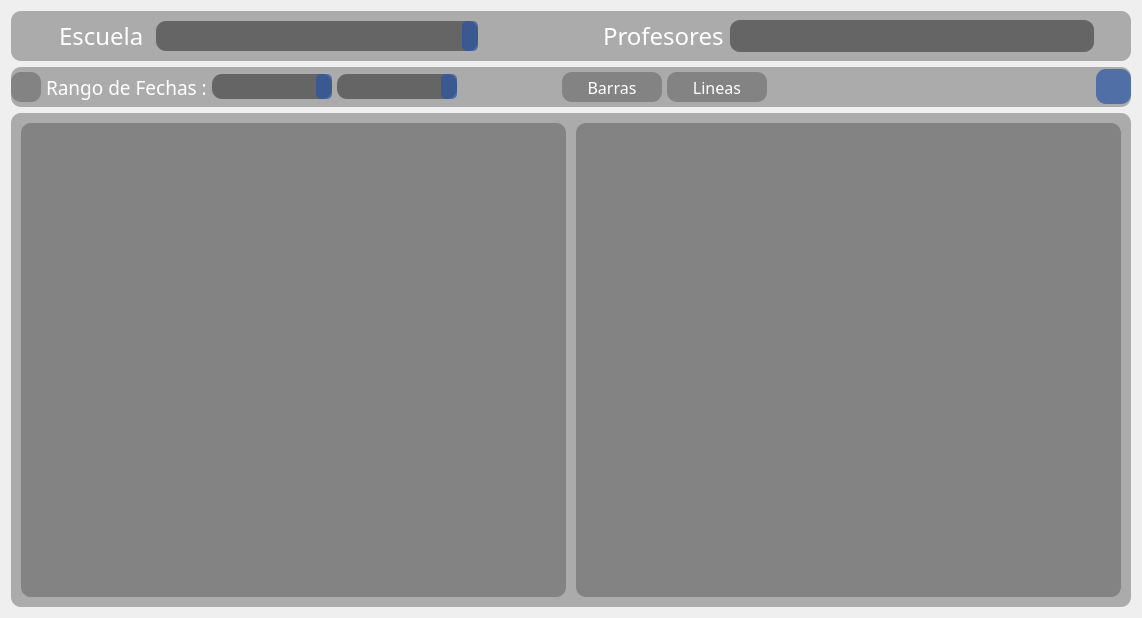
<?xml version="1.0" encoding="UTF-8"?>
<ui version="4.0">
 <class>f_stat_general</class>
 <widget class="QFrame" name="f_stat_general">
  <property name="geometry">
   <rect>
    <x>0</x>
    <y>0</y>
    <width>1142</width>
    <height>618</height>
   </rect>
  </property>
  <property name="windowTitle">
   <string>Frame</string>
  </property>
  <layout class="QVBoxLayout" name="verticalLayout">
   <item>
    <widget class="QFrame" name="f_up">
     <property name="minimumSize">
      <size>
       <width>0</width>
       <height>40</height>
      </size>
     </property>
     <property name="maximumSize">
      <size>
       <width>16777215</width>
       <height>50</height>
      </size>
     </property>
     <property name="styleSheet">
      <string notr="true">	background: rgba(70, 70, 70, 0.4);
	border-radius: 10px;
color: rgba(255, 255, 255, 1);</string>
     </property>
     <property name="frameShape">
      <enum>QFrame::Shape::StyledPanel</enum>
     </property>
     <property name="frameShadow">
      <enum>QFrame::Shadow::Raised</enum>
     </property>
     <layout class="QHBoxLayout" name="horizontalLayout_27">
      <property name="spacing">
       <number>0</number>
      </property>
      <property name="leftMargin">
       <number>0</number>
      </property>
      <property name="topMargin">
       <number>0</number>
      </property>
      <property name="rightMargin">
       <number>0</number>
      </property>
      <property name="bottomMargin">
       <number>0</number>
      </property>
      <item>
       <widget class="QFrame" name="frame_3">
        <property name="maximumSize">
         <size>
          <width>450</width>
          <height>16777215</height>
         </size>
        </property>
        <property name="styleSheet">
         <string notr="true">background: rgba(70, 70, 70, 0);</string>
        </property>
        <property name="frameShape">
         <enum>QFrame::Shape::StyledPanel</enum>
        </property>
        <property name="frameShadow">
         <enum>QFrame::Shadow::Raised</enum>
        </property>
        <layout class="QHBoxLayout" name="horizontalLayout_26">
         <item>
          <widget class="QLabel" name="label_escuela_img">
           <property name="sizePolicy">
            <sizepolicy hsizetype="Fixed" vsizetype="Fixed">
             <horstretch>0</horstretch>
             <verstretch>0</verstretch>
            </sizepolicy>
           </property>
           <property name="maximumSize">
            <size>
             <width>30</width>
             <height>30</height>
            </size>
           </property>
           <property name="text">
            <string/>
           </property>
           <property name="pixmap">
            <pixmap>App_Icon/school_40dp_FILL0_wght400_GRAD0_opsz40 (1).png</pixmap>
           </property>
           <property name="scaledContents">
            <bool>true</bool>
           </property>
           <property name="alignment">
            <set>Qt::AlignmentFlag::AlignCenter</set>
           </property>
          </widget>
         </item>
         <item>
          <widget class="QLabel" name="escuela_profe">
           <property name="sizePolicy">
            <sizepolicy hsizetype="Preferred" vsizetype="Preferred">
             <horstretch>0</horstretch>
             <verstretch>0</verstretch>
            </sizepolicy>
           </property>
           <property name="minimumSize">
            <size>
             <width>50</width>
             <height>0</height>
            </size>
           </property>
           <property name="font">
            <font>
             <family>Bahnschrift SemiLight Condensed</family>
             <pointsize>18</pointsize>
            </font>
           </property>
           <property name="styleSheet">
            <string notr="true">background: rgba(70, 70, 70, 0);</string>
           </property>
           <property name="text">
            <string>Escuela </string>
           </property>
           <property name="alignment">
            <set>Qt::AlignmentFlag::AlignLeading|Qt::AlignmentFlag::AlignLeft|Qt::AlignmentFlag::AlignVCenter</set>
           </property>
          </widget>
         </item>
         <item>
          <widget class="QComboBox" name="comboBox_escuelas">
           <property name="sizePolicy">
            <sizepolicy hsizetype="Expanding" vsizetype="Preferred">
             <horstretch>0</horstretch>
             <verstretch>0</verstretch>
            </sizepolicy>
           </property>
           <property name="minimumSize">
            <size>
             <width>200</width>
             <height>0</height>
            </size>
           </property>
           <property name="maximumSize">
            <size>
             <width>16777215</width>
             <height>30</height>
            </size>
           </property>
           <property name="font">
            <font>
             <family>Tw Cen MT Condensed</family>
             <pointsize>14</pointsize>
            </font>
           </property>
           <property name="styleSheet">
            <string notr="true">QComboBox {
	background: rgba(70, 70, 70, 0.7);
    border-radius: 10px;
    color: white;
}

QComboBox::drop-down {
    background: rgba(40, 85, 165, 0.7);
    color: white;
    border: none;
    padding: 5px;
    border-radius: 5px;
}
QComboBox QAbstractItemView {
    background: rgba(70, 70, 70,1);
    selection-background-color: rgba(40, 85, 165, 0.7);
}

QPushButton::drop-down :hover{
	background-color: rgba(40, 85, 165, 0.4);
	border-radius: 10px;
}
QPushButton::drop-down :pressed {
     background-color: rgba(55, 55, 145, 0.7);
}</string>
           </property>
           <property name="duplicatesEnabled">
            <bool>false</bool>
           </property>
           <property name="modelColumn">
            <number>0</number>
           </property>
          </widget>
         </item>
        </layout>
       </widget>
      </item>
      <item>
       <spacer name="horizontalSpacer_7">
        <property name="orientation">
         <enum>Qt::Orientation::Horizontal</enum>
        </property>
        <property name="sizeType">
         <enum>QSizePolicy::Policy::Preferred</enum>
        </property>
        <property name="sizeHint" stdset="0">
         <size>
          <width>40</width>
          <height>20</height>
         </size>
        </property>
       </spacer>
      </item>
      <item>
       <widget class="QFrame" name="frame_2">
        <property name="sizePolicy">
         <sizepolicy hsizetype="Expanding" vsizetype="Preferred">
          <horstretch>0</horstretch>
          <verstretch>0</verstretch>
         </sizepolicy>
        </property>
        <property name="minimumSize">
         <size>
          <width>0</width>
          <height>40</height>
         </size>
        </property>
        <property name="maximumSize">
         <size>
          <width>550</width>
          <height>16777215</height>
         </size>
        </property>
        <property name="styleSheet">
         <string notr="true">
background: rgba(70, 70, 70, 0);</string>
        </property>
        <property name="frameShape">
         <enum>QFrame::Shape::StyledPanel</enum>
        </property>
        <property name="frameShadow">
         <enum>QFrame::Shadow::Raised</enum>
        </property>
        <layout class="QHBoxLayout" name="horizontalLayout_25">
         <item>
          <widget class="QLabel" name="label_profesores_img">
           <property name="sizePolicy">
            <sizepolicy hsizetype="Fixed" vsizetype="Fixed">
             <horstretch>0</horstretch>
             <verstretch>0</verstretch>
            </sizepolicy>
           </property>
           <property name="minimumSize">
            <size>
             <width>35</width>
             <height>35</height>
            </size>
           </property>
           <property name="maximumSize">
            <size>
             <width>30</width>
             <height>30</height>
            </size>
           </property>
           <property name="text">
            <string/>
           </property>
           <property name="pixmap">
            <pixmap>App_Icon/patient_list_40dp_FILL0_wght400_GRAD0_opsz40 (1).png</pixmap>
           </property>
           <property name="scaledContents">
            <bool>true</bool>
           </property>
           <property name="alignment">
            <set>Qt::AlignmentFlag::AlignCenter</set>
           </property>
          </widget>
         </item>
         <item>
          <widget class="QLabel" name="label_profesores">
           <property name="sizePolicy">
            <sizepolicy hsizetype="Preferred" vsizetype="Preferred">
             <horstretch>0</horstretch>
             <verstretch>0</verstretch>
            </sizepolicy>
           </property>
           <property name="minimumSize">
            <size>
             <width>100</width>
             <height>0</height>
            </size>
           </property>
           <property name="font">
            <font>
             <family>Bahnschrift SemiLight Condensed</family>
             <pointsize>18</pointsize>
            </font>
           </property>
           <property name="styleSheet">
            <string notr="true">background: rgba(70, 70, 70, 0);</string>
           </property>
           <property name="text">
            <string>Profesores</string>
           </property>
           <property name="alignment">
            <set>Qt::AlignmentFlag::AlignLeading|Qt::AlignmentFlag::AlignLeft|Qt::AlignmentFlag::AlignVCenter</set>
           </property>
          </widget>
         </item>
         <item>
          <widget class="QFrame" name="f_chek_menu">
           <property name="sizePolicy">
            <sizepolicy hsizetype="Expanding" vsizetype="Preferred">
             <horstretch>0</horstretch>
             <verstretch>0</verstretch>
            </sizepolicy>
           </property>
           <property name="styleSheet">
            <string notr="true">background: rgba(70, 70, 70, 0.7);
</string>
           </property>
           <property name="frameShape">
            <enum>QFrame::Shape::StyledPanel</enum>
           </property>
           <property name="frameShadow">
            <enum>QFrame::Shadow::Raised</enum>
           </property>
           <layout class="QVBoxLayout" name="verticalLayout_2">
            <property name="spacing">
             <number>0</number>
            </property>
            <property name="leftMargin">
             <number>0</number>
            </property>
            <property name="topMargin">
             <number>0</number>
            </property>
            <property name="rightMargin">
             <number>0</number>
            </property>
            <property name="bottomMargin">
             <number>0</number>
            </property>
           </layout>
          </widget>
         </item>
        </layout>
       </widget>
      </item>
     </layout>
    </widget>
   </item>
   <item>
    <widget class="QFrame" name="f_info">
     <property name="minimumSize">
      <size>
       <width>0</width>
       <height>35</height>
      </size>
     </property>
     <property name="maximumSize">
      <size>
       <width>16777215</width>
       <height>40</height>
      </size>
     </property>
     <property name="styleSheet">
      <string notr="true">	background: rgba(70, 70, 70, 0.4);
	border-radius: 10px;
color: rgba(255, 255, 255, 1);</string>
     </property>
     <property name="frameShape">
      <enum>QFrame::Shape::StyledPanel</enum>
     </property>
     <property name="frameShadow">
      <enum>QFrame::Shadow::Raised</enum>
     </property>
     <layout class="QHBoxLayout" name="horizontalLayout">
      <property name="spacing">
       <number>5</number>
      </property>
      <property name="leftMargin">
       <number>0</number>
      </property>
      <property name="topMargin">
       <number>0</number>
      </property>
      <property name="rightMargin">
       <number>0</number>
      </property>
      <property name="bottomMargin">
       <number>0</number>
      </property>
      <item>
       <widget class="QLabel" name="label_fechas_img">
        <property name="sizePolicy">
         <sizepolicy hsizetype="Fixed" vsizetype="Fixed">
          <horstretch>0</horstretch>
          <verstretch>0</verstretch>
         </sizepolicy>
        </property>
        <property name="minimumSize">
         <size>
          <width>30</width>
          <height>30</height>
         </size>
        </property>
        <property name="maximumSize">
         <size>
          <width>30</width>
          <height>30</height>
         </size>
        </property>
        <property name="text">
         <string/>
        </property>
        <property name="pixmap">
         <pixmap>App_Icon/date_range_40dp_FILL0_wght400_GRAD0_opsz40.png</pixmap>
        </property>
        <property name="scaledContents">
         <bool>true</bool>
        </property>
       </widget>
      </item>
      <item>
       <widget class="QLabel" name="label_fechas">
        <property name="minimumSize">
         <size>
          <width>120</width>
          <height>0</height>
         </size>
        </property>
        <property name="font">
         <font>
          <family>Bahnschrift SemiLight Condensed</family>
          <pointsize>14</pointsize>
         </font>
        </property>
        <property name="styleSheet">
         <string notr="true">background: rgba(70, 70, 70, 0);</string>
        </property>
        <property name="text">
         <string>Rango de Fechas :</string>
        </property>
        <property name="alignment">
         <set>Qt::AlignmentFlag::AlignLeading|Qt::AlignmentFlag::AlignLeft|Qt::AlignmentFlag::AlignVCenter</set>
        </property>
       </widget>
      </item>
      <item>
       <widget class="QComboBox" name="comboBox_fecha_inicio">
        <property name="sizePolicy">
         <sizepolicy hsizetype="Preferred" vsizetype="Fixed">
          <horstretch>0</horstretch>
          <verstretch>0</verstretch>
         </sizepolicy>
        </property>
        <property name="minimumSize">
         <size>
          <width>120</width>
          <height>20</height>
         </size>
        </property>
        <property name="font">
         <font>
          <family>Tw Cen MT Condensed</family>
          <pointsize>12</pointsize>
         </font>
        </property>
        <property name="styleSheet">
         <string notr="true">QComboBox {
	background: rgba(70, 70, 70, 0.7);
    border-radius: 10px;
    color: white;
}

QComboBox::drop-down {
    background: rgba(40, 85, 165, 0.7);
    color: white;
    border: none;
    padding: 5px;
    border-radius: 5px;
}QPushButton::drop-down :hover{
	background-color: rgba(40, 85, 165, 0.4);
	border-radius: 10px;
}
QPushButton::drop-down :pressed {
     background-color: rgba(55, 55, 145, 0.7);
}</string>
        </property>
       </widget>
      </item>
      <item>
       <widget class="QComboBox" name="comboBox_fecha_final">
        <property name="sizePolicy">
         <sizepolicy hsizetype="Preferred" vsizetype="Fixed">
          <horstretch>0</horstretch>
          <verstretch>0</verstretch>
         </sizepolicy>
        </property>
        <property name="minimumSize">
         <size>
          <width>120</width>
          <height>20</height>
         </size>
        </property>
        <property name="font">
         <font>
          <family>Tw Cen MT Condensed</family>
          <pointsize>12</pointsize>
         </font>
        </property>
        <property name="styleSheet">
         <string notr="true">QComboBox {
	background: rgba(70, 70, 70, 0.7);
    border-radius: 10px;
    color: white;
}

QComboBox::drop-down {
    background: rgba(40, 85, 165, 0.7);
    color: white;
    border: none;
    padding: 5px;
    border-radius: 5px;
}
QPushButton::drop-down :hover{
	background-color: rgba(40, 85, 165, 0.4);
	border-radius: 10px;
}
QPushButton::drop-down :pressed {
     background-color: rgba(55, 55, 145, 0.7);
}</string>
        </property>
       </widget>
      </item>
      <item>
       <spacer name="horizontalSpacer">
        <property name="orientation">
         <enum>Qt::Orientation::Horizontal</enum>
        </property>
        <property name="sizeType">
         <enum>QSizePolicy::Policy::Maximum</enum>
        </property>
        <property name="sizeHint" stdset="0">
         <size>
          <width>100</width>
          <height>19</height>
         </size>
        </property>
       </spacer>
      </item>
      <item>
       <widget class="QPushButton" name="b_general_barra">
        <property name="sizePolicy">
         <sizepolicy hsizetype="Preferred" vsizetype="Preferred">
          <horstretch>0</horstretch>
          <verstretch>0</verstretch>
         </sizepolicy>
        </property>
        <property name="minimumSize">
         <size>
          <width>100</width>
          <height>0</height>
         </size>
        </property>
        <property name="maximumSize">
         <size>
          <width>16777215</width>
          <height>30</height>
         </size>
        </property>
        <property name="font">
         <font>
          <family>Bahnschrift SemiLight Condensed</family>
          <pointsize>12</pointsize>
         </font>
        </property>
        <property name="styleSheet">
         <string notr="true">QPushButton:hover{
	background-color: rgba(40, 85, 165, 0.4);
	border-radius: 10px;
}
QPushButton:checked {
    background-color: rgba(40, 85, 165, 0.7);
	border-top-left-radius: 10px;
	border-top-right-radius: 10px;
}
</string>
        </property>
        <property name="text">
         <string>Barras</string>
        </property>
        <property name="icon">
         <iconset>
          <normaloff>App_Icon/bar_chart_40dp_FILL0_wght400_GRAD0_opsz40.png</normaloff>App_Icon/bar_chart_40dp_FILL0_wght400_GRAD0_opsz40.png</iconset>
        </property>
        <property name="checkable">
         <bool>true</bool>
        </property>
        <property name="autoExclusive">
         <bool>true</bool>
        </property>
       </widget>
      </item>
      <item>
       <widget class="QPushButton" name="b_general_linea">
        <property name="sizePolicy">
         <sizepolicy hsizetype="Preferred" vsizetype="Preferred">
          <horstretch>0</horstretch>
          <verstretch>0</verstretch>
         </sizepolicy>
        </property>
        <property name="minimumSize">
         <size>
          <width>100</width>
          <height>0</height>
         </size>
        </property>
        <property name="maximumSize">
         <size>
          <width>16777215</width>
          <height>30</height>
         </size>
        </property>
        <property name="font">
         <font>
          <family>Bahnschrift SemiLight Condensed</family>
          <pointsize>12</pointsize>
         </font>
        </property>
        <property name="styleSheet">
         <string notr="true">QPushButton:hover{
	background-color: rgba(40, 85, 165, 0.4);
	border-radius: 10px;
}
QPushButton:checked {
    background-color: rgba(40, 85, 165, 0.7);
	border-top-left-radius: 10px;
	border-top-right-radius: 10px;
}
</string>
        </property>
        <property name="text">
         <string>Lineas</string>
        </property>
        <property name="icon">
         <iconset>
          <normaloff>App_Icon/timeline_40dp_FILL0_wght400_GRAD0_opsz40 (1).png</normaloff>App_Icon/timeline_40dp_FILL0_wght400_GRAD0_opsz40 (1).png</iconset>
        </property>
        <property name="checkable">
         <bool>true</bool>
        </property>
        <property name="autoExclusive">
         <bool>true</bool>
        </property>
       </widget>
      </item>
      <item>
       <spacer name="horizontalSpacer_6">
        <property name="orientation">
         <enum>Qt::Orientation::Horizontal</enum>
        </property>
        <property name="sizeHint" stdset="0">
         <size>
          <width>245</width>
          <height>20</height>
         </size>
        </property>
       </spacer>
      </item>
      <item>
       <widget class="QPushButton" name="b_actualizar_grafi">
        <property name="sizePolicy">
         <sizepolicy hsizetype="Fixed" vsizetype="Fixed">
          <horstretch>0</horstretch>
          <verstretch>0</verstretch>
         </sizepolicy>
        </property>
        <property name="minimumSize">
         <size>
          <width>35</width>
          <height>35</height>
         </size>
        </property>
        <property name="maximumSize">
         <size>
          <width>35</width>
          <height>35</height>
         </size>
        </property>
        <property name="styleSheet">
         <string notr="true">QPushButton{
	background-color: rgba(40, 85, 165, 0.7);
	color: rgb(255, 255, 255);
	border: 0px soild;
	border-radius: 10px;
}
QPushButton:hover{
	background-color: rgba(40, 85, 165, 0.4);
	border-radius: 10px;
}
QPushButton:pressed {
     background-color: rgba(55, 55, 145, 0.7);
}</string>
        </property>
        <property name="text">
         <string/>
        </property>
        <property name="icon">
         <iconset>
          <normaloff>App_Icon/autorenew_40dp_FILL0_wght400_GRAD0_opsz40.png</normaloff>App_Icon/autorenew_40dp_FILL0_wght400_GRAD0_opsz40.png</iconset>
        </property>
        <property name="iconSize">
         <size>
          <width>32</width>
          <height>32</height>
         </size>
        </property>
       </widget>
      </item>
     </layout>
    </widget>
   </item>
   <item>
    <widget class="QFrame" name="f_cuerpo">
     <property name="styleSheet">
      <string notr="true">	background: rgba(70, 70, 70, 0.4);
	border-radius: 10px;
color: rgba(255, 255, 255, 1);</string>
     </property>
     <property name="frameShape">
      <enum>QFrame::Shape::StyledPanel</enum>
     </property>
     <property name="frameShadow">
      <enum>QFrame::Shadow::Raised</enum>
     </property>
     <layout class="QHBoxLayout" name="horizontalLayout_21">
      <property name="spacing">
       <number>10</number>
      </property>
      <property name="leftMargin">
       <number>10</number>
      </property>
      <property name="topMargin">
       <number>10</number>
      </property>
      <property name="rightMargin">
       <number>10</number>
      </property>
      <property name="bottomMargin">
       <number>10</number>
      </property>
      <item>
       <widget class="QFrame" name="f_graf_barra">
        <property name="frameShape">
         <enum>QFrame::Shape::NoFrame</enum>
        </property>
        <property name="frameShadow">
         <enum>QFrame::Shadow::Raised</enum>
        </property>
        <layout class="QHBoxLayout" name="horizontalLayout_22" stretch="">
         <property name="spacing">
          <number>5</number>
         </property>
         <property name="leftMargin">
          <number>5</number>
         </property>
         <property name="topMargin">
          <number>5</number>
         </property>
         <property name="rightMargin">
          <number>5</number>
         </property>
         <property name="bottomMargin">
          <number>5</number>
         </property>
        </layout>
       </widget>
      </item>
      <item>
       <widget class="QFrame" name="f_graf_linea">
        <property name="frameShape">
         <enum>QFrame::Shape::NoFrame</enum>
        </property>
        <property name="frameShadow">
         <enum>QFrame::Shadow::Raised</enum>
        </property>
        <layout class="QHBoxLayout" name="horizontalLayout_23" stretch="">
         <property name="spacing">
          <number>5</number>
         </property>
         <property name="leftMargin">
          <number>5</number>
         </property>
         <property name="topMargin">
          <number>5</number>
         </property>
         <property name="rightMargin">
          <number>5</number>
         </property>
         <property name="bottomMargin">
          <number>5</number>
         </property>
        </layout>
       </widget>
      </item>
     </layout>
    </widget>
   </item>
  </layout>
 </widget>
 <resources/>
 <connections/>
</ui>
